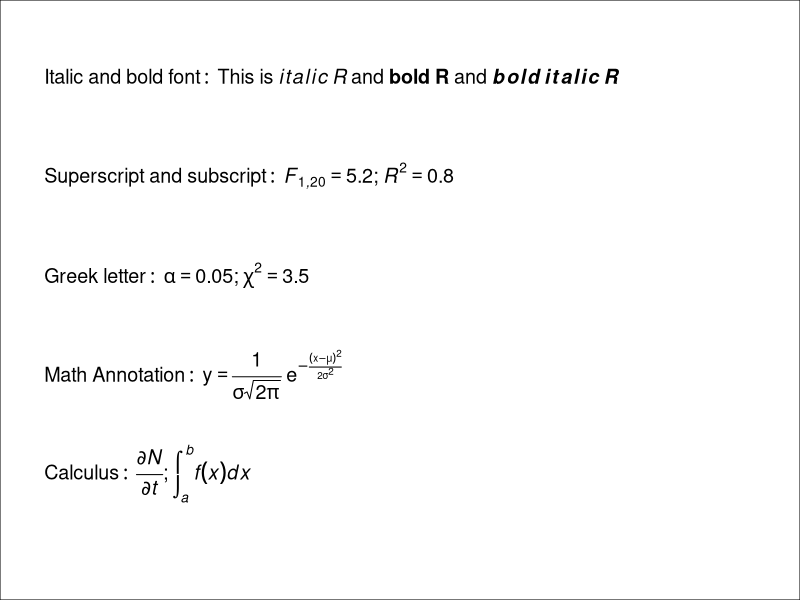
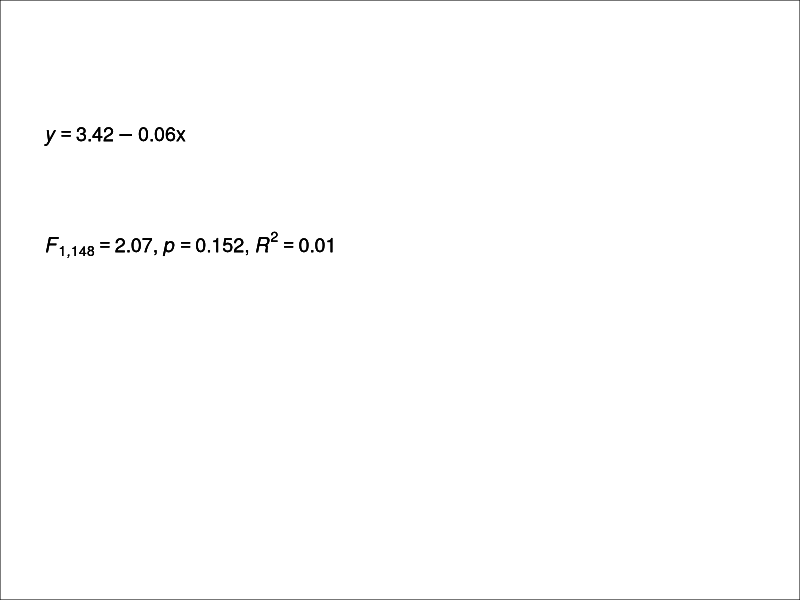
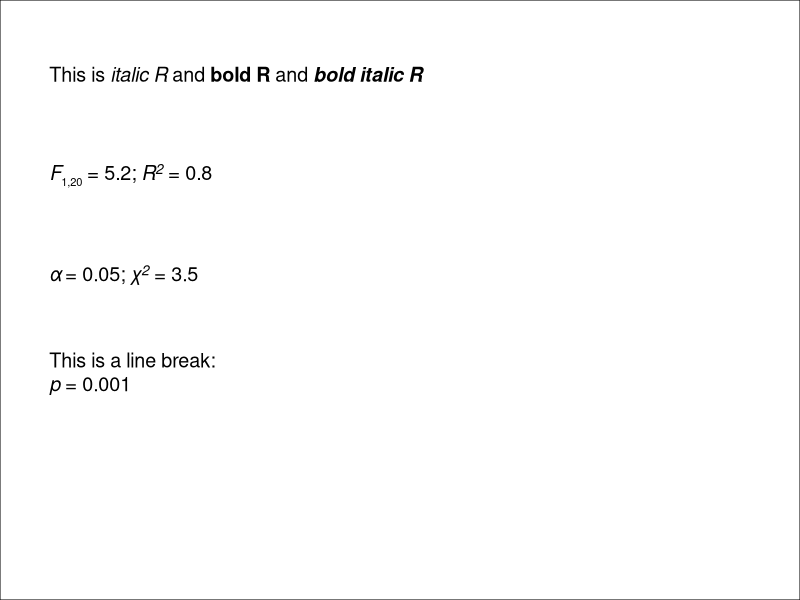

Write the R code that produced these figures, in order.
## ---- chunk 1
knitr::opts_chunk$set(message = F, 
                      error = F, 
                      warning = F,
                      fig.align = "center")

## ---- chunk 2
library(tidyverse)

### Various math expressions and symbols
ggplot() + 
  annotate(geom = "text", x = 1, y = 1, label = expression(Italic~and~bold~font:~This~is~italic(italic~R)~and~bold(bold~R)~and~bolditalic(bold~italic~R)), size = 5, hjust = 0) + 
  annotate(geom = "text", x = 1, y = 0.8, label = expression(Superscript~and~subscript:~italic(F[1*","*20]) == 5.2*";"~italic(R^2) == 0.8), size = 5, hjust = 0) + 
  annotate(geom = "text", x = 1, y = 0.6, label = expression(Greek~letter:~italic(alpha) == 0.05*";"~italic(chi^2) == 3.5), size = 5, hjust = 0) + 
  annotate(geom = "text", x = 1, y = 0.4, label = expression(Math~Annotation:~y == frac(1, sigma*sqrt(2*pi))~e^-frac((x-mu)^2, 2*sigma^2)), size = 5, hjust = 0) + 
  annotate(geom = "text", x = 1, y = 0.2, label = expression(Calculus:~italic(frac(partialdiff*N, partialdiff*t))*";"~italic(integral(f(x)*dx, a, b))), size = 5, hjust = 0) + 
  scale_x_continuous(limits = c(0.9, 10)) +
  scale_y_continuous(limits = c(0, 1.1)) + 
  theme_void() +
  theme(plot.background = element_rect())

## ---- chunk 3
### Create functions that extract linear model results
# function for extracting coefficients
lm_coefficients_fun <- function(model){
  
  a <- round(coef(model)[1], 2)
  b <- round(coef(model)[2], 2)
  
  if (b > 0) {
    
    # use ".()" to substitute object values in the expression
    equation <- bquote(italic(y) == .(a) + .(b)*x)
    
  } else {
    
    b <- abs(b)
    equation <- bquote(italic(y) == .(a) - .(b)*x)
    
  }
  
  return(equation)
}

# function for extracting statistical results
lm_stat_results_fun <- function(model){
  
  f <- round(summary(model)$fstatistic[1], digits = 2)
  df1 <- round(summary(model)$fstatistic[2], 1)
  df2 <- round(summary(model)$fstatistic[3], 1)
  p_value <- round(anova(model)$`Pr(>F)`[1], 3)
  r2 <- round(summary(model)$r.squared, digits = 2)
  
  
  if (p_value > 0.001) {
    
    # use ".()" to substitute object values in the expression
    statistics <- bquote(italic(F[.(df1)*","*.(df2)]) == .(f)*","~italic(p) == .(p_value)*","~italic(R^2) ==.(r2))
    
  } else {
    
    statistics <- bquote(italic(F[.(df1)*","*.(df2)]) == .(f)*","~italic(p) < 0.001*","~italic(R^2) == .(r2))
    
  }
  
  return(statistics)
}

### Extract model results and store the expressions as objects
lm_iris <- lm(Sepal.Width ~ Sepal.Length, data = iris)
coefs <- lm_coefficients_fun(model = lm_iris)
stats <- lm_stat_results_fun(model = lm_iris)

### Use "bquote()" again to add the expressions to the plot
ggplot() +
  annotate(geom = "text", x = 1, y = 1, label = bquote(.(coefs)), size = 5, hjust = 0) + 
  annotate(geom = "text", x = 1, y = 0.9, label = bquote(.(stats)), size = 5, hjust = 0) + 
  scale_x_continuous(limits = c(0.9, 10)) +
  scale_y_continuous(limits = c(0.6, 1.1)) + 
  theme_void() +
  theme(plot.background = element_rect())

## ---- chunk 4
library(ggtext)

ggplot() +
  geom_richtext(aes(x = 1, y = 1), label = "This is *italic R* and **bold R** and _**bold italic R**_", size = 5, hjust = 0, fill = NA, label.color = NA) + 
  geom_richtext(aes(x = 1, y = 0.8), label = "*F*<sub><span style='font-size: 8pt'>1,20</span></sub> = 5.2; *R<sup><span style='font-size: 10pt'>2</span></sup>* = 0.8", size = 5, hjust = 0, fill = NA, label.color = NA) + 
  geom_richtext(aes(x = 1, y = 0.6), label = "*&alpha;* = 0.05; *&chi;<sup><span style='font-size: 10pt'>2</span></sup>* = 3.5", size = 5, hjust = 0, fill = NA, label.color = NA) + 
  geom_richtext(aes(x = 1, y = 0.4), label = "This is a line break: <br> *p* = 0.001", size = 5, hjust = 0, fill = NA, label.color = NA) + 
  scale_x_continuous(limits = c(0.9, 10)) +
  scale_y_continuous(limits = c(0, 1.1)) + 
  theme_void() +
  theme(plot.background = element_rect())
